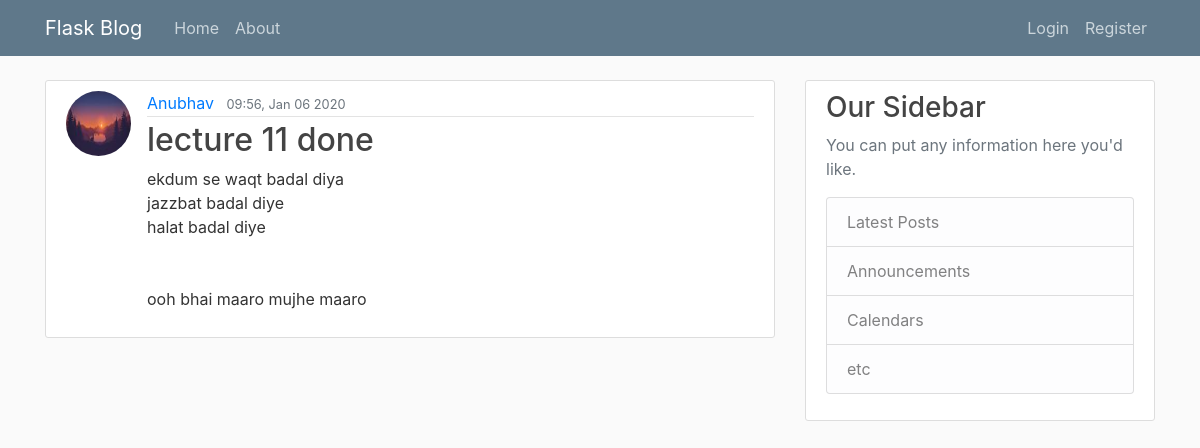
Screenshot of /post/20 with the database file from the repository.
### first_flask/models.py (models this page shows, shortened)
class User(db.Model, UserMixin):												#Model classes bana rahe he for db
	id= db.Column(db.Integer, primary_key=True)
	username=db.Column(db.String(24), nullable=False, unique=True)
	email=db.Column(db.String(120), nullable=False, unique=True)
	password=db.Column(db.String(60),nullable=False)								#string size is 60 bcz ye hash me convert hogi aage
	image_file=db.Column(db.String(20), nullable=False, default='default.jpg')		#same image bhi hash hogi
	posts=db.relationship('Post', backref='author', lazy=True)						#its a relationship not a column, no idea about lazy=True

class Post(db.Model):
	id= db.Column(db.Integer, primary_key=True)
	title=db.Column(db.String(100), nullable=False)
	content=db.Column(db.Text, nullable=False)
	date_posted=db.Column(db.DateTime, nullable=False, default=datetime.utcnow)			#utcnow ke aage () nahi lagaye, here the whole func. is passed as argument
	user_id=db.Column(db.Integer, db.ForeignKey('user.id'), nullable=False)

### first_flask/posts/routes.py (the view)
@posts.route("/post/<int:post_id>")		#'<>' lets you place the variable(its value) in url
def post(post_id):
	post=Post.query.get_or_404(post_id)			#get_or_404 method which tells either the post exsist or 404 page not found
	return render_template('post.html', title=post.title, post=post)

### first_flask/templates/post.html (shortened to what this page needs)
{%extends "layout.html"%}
{%block content_jo_likna_he%}
	<article class="media content-section">
		<img class="rounded-circle article-img" src="{{url_for('static', filename='profile_pics/'+ post.author.image_file) }}">
	    <div class="media-body">
	    	<div class="article-metadata">
	      		<a class="mr-2" href="{{url_for('users.user_posts', username=post.author.username)}}">{{ post.author.username }}</a>
	      		<small class="text-muted">{{ post.date_posted.strftime('%H:%M, %b %d %Y') }}</small>
	    	</div>
	    	<h2 class="article-title">{{ post.title }}</h2>
	    	<p class="article-content">{{ post.content }}</p>
	  	</div>
	</article>
{%endblock content_jo_likna_he%}

### first_flask/static/main.css (style rules this page uses)
body { background: #fafafa; color: #333333; margin-top: 5rem; }
h1, h2, h3, h4, h5, h6 { color: #444444; }
.content-section { background: #ffffff; padding: 10px 20px; border: 1px solid #dddddd; border-radius: 3px; margin-bottom: 20px; }
.article-title { color: #444444; }
.article-content { white-space: pre-line; }
.article-img { height: 65px; width: 65px; margin-right: 16px; }
.article-metadata { padding-bottom: 1px; margin-bottom: 4px; border-bottom: 1px solid #e3e3e3 }

### rows the page displays
User: image_file (picture), author.username "Anubhav"
Post: date_posted "09:56, Jan 06 2020", title "lecture 11 done", content "ekdum se waqt badal diya jazzbat badal diye halat badal diye ooh bhai maaro mujhe maaro"
